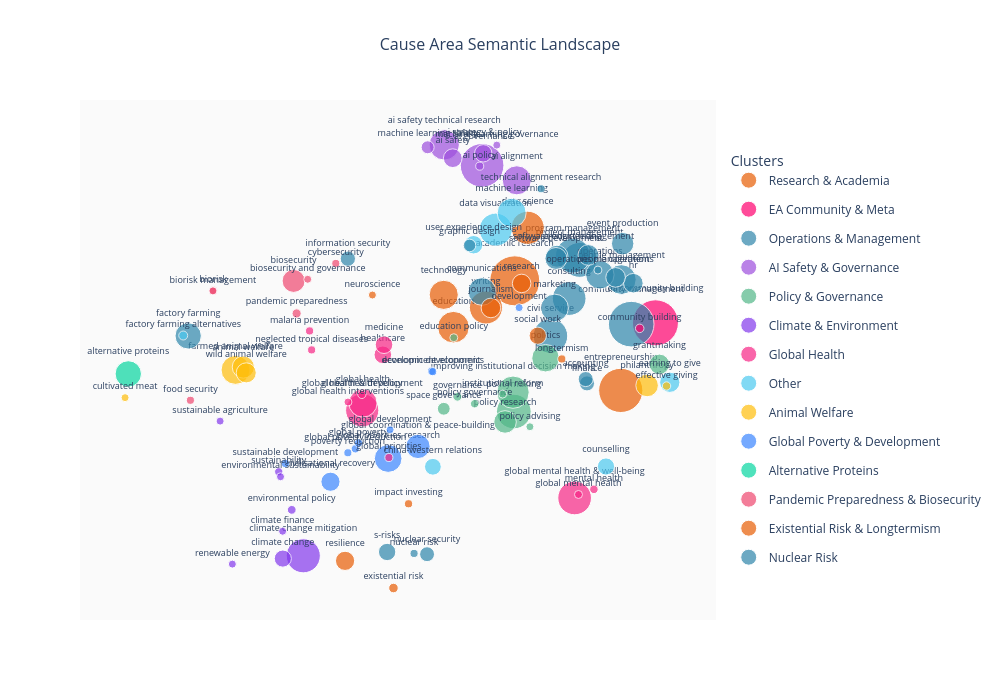

The notebook cell saved with this chart:
### Code cell
# Create semantic network visualization
if pipe.results.semantic_result:
    fig = pipe.create_semantic_network(min_mentions=3)
    fig.show()
